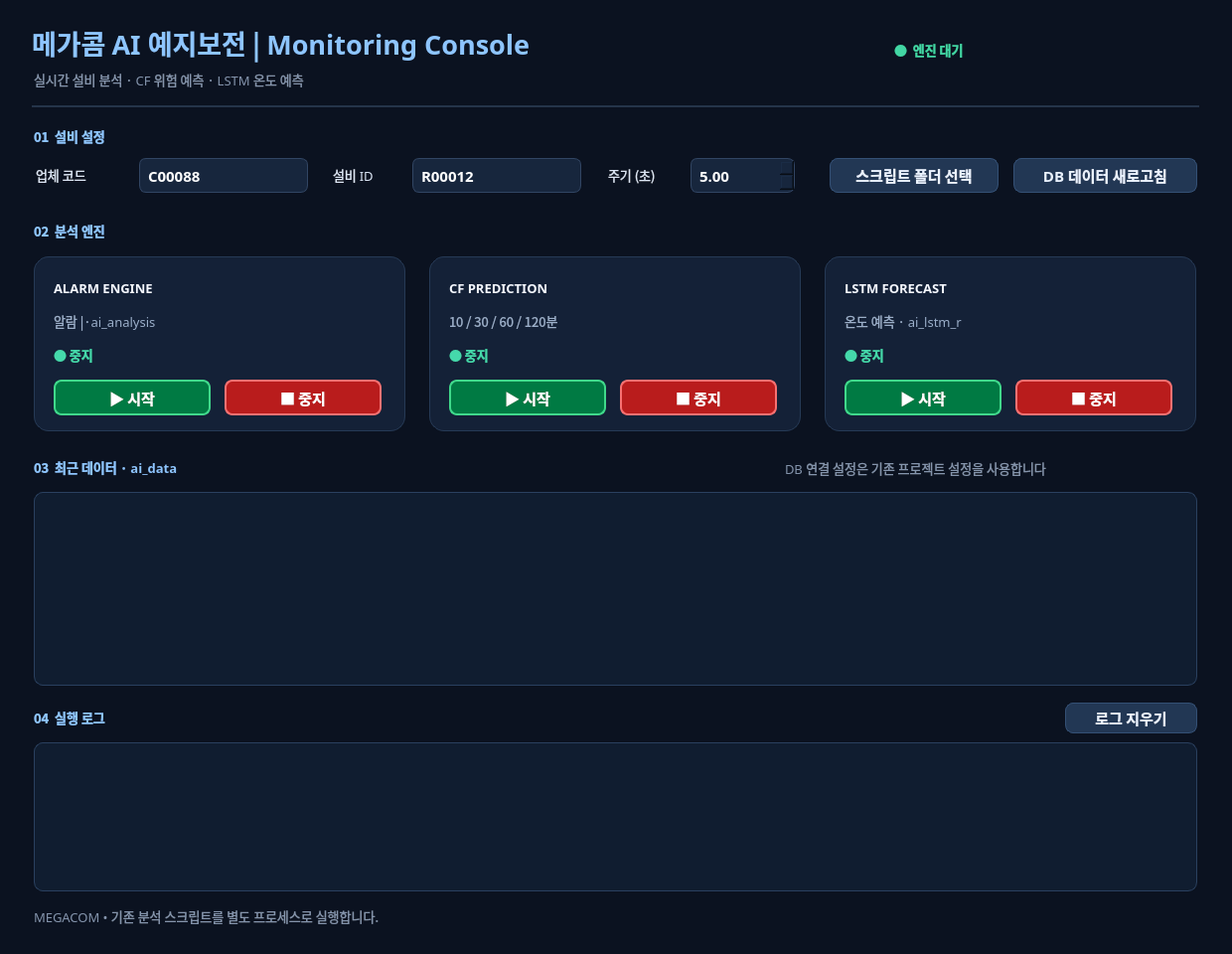
<?xml version='1.0' encoding='utf-8'?>
<ui version="4.0">
 <class>MainWindow</class>
 <widget class="QMainWindow" name="MainWindow">
  <property name="font">
   <font>
    <family>Pretendard</family>
    <pointsize>10</pointsize>
    <weight>50</weight>
    <bold>false</bold>
   </font>
  </property>
  <property name="geometry">
   <rect>
    <x>0</x>
    <y>0</y>
    <width>1240</width>
    <height>960</height>
   </rect>
  </property>
  <property name="windowTitle">
   <string>MEGACOM AI Monitoring Console</string>
  </property>
  <widget class="QWidget" name="centralwidget">
   <property name="font">
    <font>
     <family>Pretendard</family>
     <pointsize>10</pointsize>
     <weight>50</weight>
     <bold>false</bold>
    </font>
   </property>
   <widget class="QLabel" name="title">
    <property name="geometry">
     <rect>
      <x>32</x>
      <y>20</y>
      <width>850</width>
      <height>45</height>
     </rect>
    </property>
    <property name="font">
     <font>
      <family>Pretendard</family>
      <pointsize>20</pointsize>
      <weight>75</weight>
      <bold>true</bold>
     </font>
    </property>
    <property name="text">
     <string>메가콤 AI 예지보전 | Monitoring Console</string>
    </property>
   </widget>
   <widget class="QLabel" name="subtitle">
    <property name="geometry">
     <rect>
      <x>34</x>
      <y>66</y>
      <width>700</width>
      <height>28</height>
     </rect>
    </property>
    <property name="font">
     <font>
      <family>Pretendard</family>
      <pointsize>10</pointsize>
      <weight>50</weight>
      <bold>false</bold>
     </font>
    </property>
    <property name="text">
     <string>실시간 설비 분석 · CF 위험 예측 · LSTM 온도 예측</string>
    </property>
   </widget>
   <widget class="QLabel" name="connectionLabel">
    <property name="geometry">
     <rect>
      <x>900</x>
      <y>32</y>
      <width>300</width>
      <height>35</height>
     </rect>
    </property>
    <property name="font">
     <font>
      <family>Pretendard</family>
      <pointsize>10</pointsize>
      <weight>50</weight>
      <bold>false</bold>
     </font>
    </property>
    <property name="text">
     <string>●  엔진 대기</string>
    </property>
   </widget>
   <widget class="QFrame" name="line">
    <property name="font">
     <font>
      <family>Pretendard</family>
      <pointsize>10</pointsize>
      <weight>50</weight>
      <bold>false</bold>
     </font>
    </property>
    <property name="geometry">
     <rect>
      <x>32</x>
      <y>106</y>
      <width>1175</width>
      <height>2</height>
     </rect>
    </property>
   </widget>
   <widget class="QLabel" name="deviceTitle">
    <property name="geometry">
     <rect>
      <x>34</x>
      <y>122</y>
      <width>300</width>
      <height>30</height>
     </rect>
    </property>
    <property name="font">
     <font>
      <family>Pretendard</family>
      <pointsize>10</pointsize>
      <weight>75</weight>
      <bold>true</bold>
     </font>
    </property>
    <property name="text">
     <string>01  설비 설정</string>
    </property>
   </widget>
   <widget class="QLabel" name="companyLabel">
    <property name="geometry">
     <rect>
      <x>36</x>
      <y>162</y>
      <width>110</width>
      <height>28</height>
     </rect>
    </property>
    <property name="font">
     <font>
      <family>Pretendard</family>
      <pointsize>10</pointsize>
      <weight>50</weight>
      <bold>false</bold>
     </font>
    </property>
    <property name="text">
     <string>업체 코드</string>
    </property>
   </widget>
   <widget class="QLineEdit" name="companyEdit">
    <property name="geometry">
     <rect>
      <x>140</x>
      <y>159</y>
      <width>170</width>
      <height>35</height>
     </rect>
    </property>
    <property name="font">
     <font>
      <family>Pretendard</family>
      <pointsize>10</pointsize>
      <weight>50</weight>
      <bold>false</bold>
     </font>
    </property>
    <property name="text">
     <string>C00088</string>
    </property>
   </widget>
   <widget class="QLabel" name="deviceLabel">
    <property name="geometry">
     <rect>
      <x>335</x>
      <y>162</y>
      <width>110</width>
      <height>28</height>
     </rect>
    </property>
    <property name="font">
     <font>
      <family>Pretendard</family>
      <pointsize>10</pointsize>
      <weight>50</weight>
      <bold>false</bold>
     </font>
    </property>
    <property name="text">
     <string>설비 ID</string>
    </property>
   </widget>
   <widget class="QLineEdit" name="deviceEdit">
    <property name="geometry">
     <rect>
      <x>415</x>
      <y>159</y>
      <width>170</width>
      <height>35</height>
     </rect>
    </property>
    <property name="font">
     <font>
      <family>Pretendard</family>
      <pointsize>11</pointsize>
      <weight>75</weight>
      <bold>true</bold>
     </font>
    </property>
    <property name="text">
     <string>R00012</string>
    </property>
   </widget>
   <widget class="QLabel" name="intervalLabel">
    <property name="geometry">
     <rect>
      <x>612</x>
      <y>162</y>
      <width>90</width>
      <height>28</height>
     </rect>
    </property>
    <property name="font">
     <font>
      <family>Pretendard</family>
      <pointsize>10</pointsize>
      <weight>50</weight>
      <bold>false</bold>
     </font>
    </property>
    <property name="text">
     <string>주기 (초)</string>
    </property>
   </widget>
   <widget class="QDoubleSpinBox" name="intervalSpin">
    <property name="geometry">
     <rect>
      <x>695</x>
      <y>159</y>
      <width>105</width>
      <height>35</height>
     </rect>
    </property>
    <property name="font">
     <font>
      <family>Pretendard</family>
      <pointsize>10</pointsize>
      <weight>50</weight>
      <bold>false</bold>
     </font>
    </property>
    <property name="minimum">
     <double>0.500000000000000</double>
    </property>
    <property name="maximum">
     <double>3600.000000000000000</double>
    </property>
    <property name="value">
     <double>5.000000000000000</double>
    </property>
   </widget>
   <widget class="QPushButton" name="folderButton">
    <property name="geometry">
     <rect>
      <x>835</x>
      <y>159</y>
      <width>170</width>
      <height>35</height>
     </rect>
    </property>
    <property name="font">
     <font>
      <family>Pretendard</family>
      <pointsize>11</pointsize>
      <weight>75</weight>
      <bold>true</bold>
     </font>
    </property>
    <property name="text">
     <string>스크립트 폴더 선택</string>
    </property>
   </widget>
   <widget class="QPushButton" name="refreshButton">
    <property name="geometry">
     <rect>
      <x>1020</x>
      <y>159</y>
      <width>185</width>
      <height>35</height>
     </rect>
    </property>
    <property name="font">
     <font>
      <family>Pretendard</family>
      <pointsize>11</pointsize>
      <weight>75</weight>
      <bold>true</bold>
     </font>
    </property>
    <property name="text">
     <string>DB 데이터 새로고침</string>
    </property>
   </widget>
   <widget class="QLabel" name="cardsTitle">
    <property name="geometry">
     <rect>
      <x>34</x>
      <y>217</y>
      <width>500</width>
      <height>30</height>
     </rect>
    </property>
    <property name="font">
     <font>
      <family>Pretendard</family>
      <pointsize>10</pointsize>
      <weight>75</weight>
      <bold>true</bold>
     </font>
    </property>
    <property name="text">
     <string>02  분석 엔진</string>
    </property>
   </widget>
   <widget class="QFrame" name="ruleCard">
    <property name="font">
     <font>
      <family>Pretendard</family>
      <pointsize>10</pointsize>
      <weight>50</weight>
      <bold>false</bold>
     </font>
    </property>
    <property name="geometry">
     <rect>
      <x>34</x>
      <y>258</y>
      <width>374</width>
      <height>176</height>
     </rect>
    </property>
   </widget>
   <widget class="QLabel" name="ruleName">
    <property name="geometry">
     <rect>
      <x>54</x>
      <y>275</y>
      <width>330</width>
      <height>30</height>
     </rect>
    </property>
    <property name="font">
     <font>
      <family>Pretendard</family>
      <pointsize>10</pointsize>
      <weight>75</weight>
      <bold>true</bold>
     </font>
    </property>
    <property name="text">
     <string>ALARM ENGINE</string>
    </property>
   </widget>
   <widget class="QLabel" name="ruleDesc">
    <property name="geometry">
     <rect>
      <x>54</x>
      <y>309</y>
      <width>330</width>
      <height>27</height>
     </rect>
    </property>
    <property name="font">
     <font>
      <family>Pretendard</family>
      <pointsize>10</pointsize>
      <weight>50</weight>
      <bold>false</bold>
     </font>
    </property>
    <property name="text">
     <string>알람 |·ai_analysis</string>
    </property>
   </widget>
   <widget class="QLabel" name="ruleStatus">
    <property name="geometry">
     <rect>
      <x>54</x>
      <y>343</y>
      <width>145</width>
      <height>28</height>
     </rect>
    </property>
    <property name="font">
     <font>
      <family>Pretendard</family>
      <pointsize>10</pointsize>
      <weight>50</weight>
      <bold>false</bold>
     </font>
    </property>
    <property name="text">
     <string>● 중지</string>
    </property>
   </widget>
   <widget class="QPushButton" name="ruleStart">
    <property name="geometry">
     <rect>
      <x>54</x>
      <y>382</y>
      <width>158</width>
      <height>36</height>
     </rect>
    </property>
    <property name="font">
     <font>
      <family>Pretendard</family>
      <pointsize>11</pointsize>
      <weight>75</weight>
      <bold>true</bold>
     </font>
    </property>
    <property name="text">
     <string>▶ 시작</string>
    </property>
   </widget>
   <widget class="QPushButton" name="ruleStop">
    <property name="geometry">
     <rect>
      <x>226</x>
      <y>382</y>
      <width>158</width>
      <height>36</height>
     </rect>
    </property>
    <property name="font">
     <font>
      <family>Pretendard</family>
      <pointsize>11</pointsize>
      <weight>75</weight>
      <bold>true</bold>
     </font>
    </property>
    <property name="text">
     <string>■ 중지</string>
    </property>
   </widget>
   <widget class="QFrame" name="cfCard">
    <property name="font">
     <font>
      <family>Pretendard</family>
      <pointsize>10</pointsize>
      <weight>50</weight>
      <bold>false</bold>
     </font>
    </property>
    <property name="geometry">
     <rect>
      <x>432</x>
      <y>258</y>
      <width>374</width>
      <height>176</height>
     </rect>
    </property>
   </widget>
   <widget class="QLabel" name="cfName">
    <property name="geometry">
     <rect>
      <x>452</x>
      <y>275</y>
      <width>330</width>
      <height>30</height>
     </rect>
    </property>
    <property name="font">
     <font>
      <family>Pretendard</family>
      <pointsize>10</pointsize>
      <weight>75</weight>
      <bold>true</bold>
     </font>
    </property>
    <property name="text">
     <string>CF PREDICTION</string>
    </property>
   </widget>
   <widget class="QLabel" name="cfDesc">
    <property name="geometry">
     <rect>
      <x>452</x>
      <y>309</y>
      <width>330</width>
      <height>27</height>
     </rect>
    </property>
    <property name="font">
     <font>
      <family>Pretendard</family>
      <pointsize>10</pointsize>
      <weight>50</weight>
      <bold>false</bold>
     </font>
    </property>
    <property name="text">
     <string>10 / 30 / 60 / 120분</string>
    </property>
   </widget>
   <widget class="QLabel" name="cfStatus">
    <property name="geometry">
     <rect>
      <x>452</x>
      <y>343</y>
      <width>145</width>
      <height>28</height>
     </rect>
    </property>
    <property name="font">
     <font>
      <family>Pretendard</family>
      <pointsize>10</pointsize>
      <weight>50</weight>
      <bold>false</bold>
     </font>
    </property>
    <property name="text">
     <string>● 중지</string>
    </property>
   </widget>
   <widget class="QPushButton" name="cfStart">
    <property name="geometry">
     <rect>
      <x>452</x>
      <y>382</y>
      <width>158</width>
      <height>36</height>
     </rect>
    </property>
    <property name="font">
     <font>
      <family>Pretendard</family>
      <pointsize>11</pointsize>
      <weight>75</weight>
      <bold>true</bold>
     </font>
    </property>
    <property name="text">
     <string>▶ 시작</string>
    </property>
   </widget>
   <widget class="QPushButton" name="cfStop">
    <property name="geometry">
     <rect>
      <x>624</x>
      <y>382</y>
      <width>158</width>
      <height>36</height>
     </rect>
    </property>
    <property name="font">
     <font>
      <family>Pretendard</family>
      <pointsize>11</pointsize>
      <weight>75</weight>
      <bold>true</bold>
     </font>
    </property>
    <property name="text">
     <string>■ 중지</string>
    </property>
   </widget>
   <widget class="QFrame" name="lstmCard">
    <property name="font">
     <font>
      <family>Pretendard</family>
      <pointsize>10</pointsize>
      <weight>50</weight>
      <bold>false</bold>
     </font>
    </property>
    <property name="geometry">
     <rect>
      <x>830</x>
      <y>258</y>
      <width>374</width>
      <height>176</height>
     </rect>
    </property>
   </widget>
   <widget class="QLabel" name="lstmName">
    <property name="geometry">
     <rect>
      <x>850</x>
      <y>275</y>
      <width>330</width>
      <height>30</height>
     </rect>
    </property>
    <property name="font">
     <font>
      <family>Pretendard</family>
      <pointsize>10</pointsize>
      <weight>75</weight>
      <bold>true</bold>
     </font>
    </property>
    <property name="text">
     <string>LSTM FORECAST</string>
    </property>
   </widget>
   <widget class="QLabel" name="lstmDesc">
    <property name="geometry">
     <rect>
      <x>850</x>
      <y>309</y>
      <width>330</width>
      <height>27</height>
     </rect>
    </property>
    <property name="font">
     <font>
      <family>Pretendard</family>
      <pointsize>10</pointsize>
      <weight>50</weight>
      <bold>false</bold>
     </font>
    </property>
    <property name="text">
     <string>온도 예측 · ai_lstm_r</string>
    </property>
   </widget>
   <widget class="QLabel" name="lstmStatus">
    <property name="geometry">
     <rect>
      <x>850</x>
      <y>343</y>
      <width>145</width>
      <height>28</height>
     </rect>
    </property>
    <property name="font">
     <font>
      <family>Pretendard</family>
      <pointsize>10</pointsize>
      <weight>50</weight>
      <bold>false</bold>
     </font>
    </property>
    <property name="text">
     <string>● 중지</string>
    </property>
   </widget>
   <widget class="QPushButton" name="lstmStart">
    <property name="geometry">
     <rect>
      <x>850</x>
      <y>382</y>
      <width>158</width>
      <height>36</height>
     </rect>
    </property>
    <property name="font">
     <font>
      <family>Pretendard</family>
      <pointsize>11</pointsize>
      <weight>75</weight>
      <bold>true</bold>
     </font>
    </property>
    <property name="text">
     <string>▶ 시작</string>
    </property>
   </widget>
   <widget class="QPushButton" name="lstmStop">
    <property name="geometry">
     <rect>
      <x>1022</x>
      <y>382</y>
      <width>158</width>
      <height>36</height>
     </rect>
    </property>
    <property name="font">
     <font>
      <family>Pretendard</family>
      <pointsize>11</pointsize>
      <weight>75</weight>
      <bold>true</bold>
     </font>
    </property>
    <property name="text">
     <string>■ 중지</string>
    </property>
   </widget>
   <widget class="QLabel" name="dataTitle">
    <property name="geometry">
     <rect>
      <x>34</x>
      <y>455</y>
      <width>500</width>
      <height>30</height>
     </rect>
    </property>
    <property name="font">
     <font>
      <family>Pretendard</family>
      <pointsize>10</pointsize>
      <weight>75</weight>
      <bold>true</bold>
     </font>
    </property>
    <property name="text">
     <string>03  최근 데이터 · ai_data</string>
    </property>
   </widget>
   <widget class="QLabel" name="dataHint">
    <property name="geometry">
     <rect>
      <x>790</x>
      <y>458</y>
      <width>415</width>
      <height>26</height>
     </rect>
    </property>
    <property name="font">
     <font>
      <family>Pretendard</family>
      <pointsize>10</pointsize>
      <weight>50</weight>
      <bold>false</bold>
     </font>
    </property>
    <property name="text">
     <string>DB 연결 설정은 기존 프로젝트 설정을 사용합니다</string>
    </property>
   </widget>
   <widget class="QTableWidget" name="dataTable">
    <property name="geometry">
     <rect>
      <x>34</x>
      <y>495</y>
      <width>1171</width>
      <height>195</height>
     </rect>
    </property>
    <property name="font">
     <font>
      <family>Pretendard</family>
      <pointsize>10</pointsize>
      <weight>50</weight>
      <bold>false</bold>
     </font>
    </property>
   </widget>
   <widget class="QLabel" name="logsTitle">
    <property name="geometry">
     <rect>
      <x>34</x>
      <y>708</y>
      <width>400</width>
      <height>28</height>
     </rect>
    </property>
    <property name="font">
     <font>
      <family>Pretendard</family>
      <pointsize>10</pointsize>
      <weight>75</weight>
      <bold>true</bold>
     </font>
    </property>
    <property name="text">
     <string>04  실행 로그</string>
    </property>
   </widget>
   <widget class="QPushButton" name="clearButton">
    <property name="geometry">
     <rect>
      <x>1072</x>
      <y>707</y>
      <width>133</width>
      <height>31</height>
     </rect>
    </property>
    <property name="font">
     <font>
      <family>Pretendard</family>
      <pointsize>11</pointsize>
      <weight>75</weight>
      <bold>true</bold>
     </font>
    </property>
    <property name="text">
     <string>로그 지우기</string>
    </property>
   </widget>
   <widget class="QPlainTextEdit" name="logEdit">
    <property name="geometry">
     <rect>
      <x>34</x>
      <y>747</y>
      <width>1171</width>
      <height>150</height>
     </rect>
    </property>
    <property name="font">
     <font>
      <family>Pretendard</family>
      <pointsize>10</pointsize>
      <weight>50</weight>
      <bold>false</bold>
     </font>
    </property>
    <property name="readOnly">
     <bool>true</bool>
    </property>
   </widget>
   <widget class="QLabel" name="footer">
    <property name="font">
     <font>
      <family>Pretendard</family>
      <pointsize>10</pointsize>
      <weight>50</weight>
      <bold>false</bold>
     </font>
    </property>
    <property name="geometry">
     <rect>
      <x>34</x>
      <y>910</y>
      <width>1100</width>
      <height>24</height>
     </rect>
    </property>
    <property name="text">
     <string>MEGACOM • 기존 분석 스크립트를 별도 프로세스로 실행합니다.</string>
    </property>
   </widget>
  </widget>
  <property name="styleSheet">
   <string>
QWidget{font-family:"Pretendard";font-size:10pt;color:#DCE6F5;font-weight:normal}
QLabel{color:#DCE6F5}
QPushButton,QComboBox,QLineEdit,QDoubleSpinBox{font-size:11pt;font-weight:bold}
QGroupBox{font-size:10pt;font-weight:bold}
QMainWindow,QWidget#centralwidget{background:#0B1220;color:#DCE6F5;font-family:"Pretendard";font-size:10pt}
QLabel#title{font-size:20pt;font-weight:bold;color:#8EC5FF}
QLabel#subtitle,QLabel#footer,QLabel#dataHint{color:#8494AC;font-size:10pt}
QLabel#connectionLabel{color:#42D6A4;font-size:10pt;font-weight:bold}
QFrame#line{background:#25344A;border:none}
QLabel#deviceTitle,QLabel#cardsTitle,QLabel#dataTitle,QLabel#logsTitle{font-size:10pt;font-weight:bold;color:#8EC5FF}
QFrame#ruleCard,QFrame#cfCard,QFrame#lstmCard{background:#142137;border:1px solid #263A56;border-radius:15px}
QLabel#ruleName,QLabel#cfName,QLabel#lstmName{font-size:10pt;font-weight:bold;color:#F5F8FF;background:transparent}
QLabel#ruleDesc,QLabel#cfDesc,QLabel#lstmDesc{color:#9AAEC9;background:transparent}
QLabel#ruleStatus,QLabel#cfStatus,QLabel#lstmStatus{color:#45D9AB;background:transparent;font-weight:bold}
QLineEdit,QDoubleSpinBox{background:#17263D;border:1px solid #314563;border-radius:7px;padding:6px;color:white}
QPushButton{background:#223754;color:#EAF2FF;border:1px solid #345075;border-radius:8px;font-weight:bold;padding:5px}
QPushButton:hover{background:#31547D}
QPushButton:disabled{color:#63738B;background:#172438;border-color:#23344B}
QPushButton#ruleStart,QPushButton#cfStart,QPushButton#lstmStart{background:#007A43;color:#FFFFFF;border:2px solid #40D98B}
QPushButton#ruleStart:hover,QPushButton#cfStart:hover,QPushButton#lstmStart:hover{background:#008A49}
QTableWidget,QPlainTextEdit{background:#101D30;color:#D9E7F6;border:1px solid #2A405F;border-radius:9px;gridline-color:#263B56;selection-background-color:#255C87;alternate-background-color:#16263D}
QHeaderView::section{background:#213652;color:#E6F0FF;padding:8px;border:none;border-right:1px solid #344A67;font-weight:bold}

QPushButton#ruleStop,QPushButton#cfStop,QPushButton#lstmStop{background:#B91C1C;color:#FFFFFF;border:2px solid #F87171}
QPushButton#ruleStop:hover,QPushButton#cfStop:hover,QPushButton#lstmStop:hover{background:#C62828}
QPushButton#ruleStart:disabled,QPushButton#cfStart:disabled,QPushButton#lstmStart:disabled,QPushButton#ruleStop:disabled,QPushButton#cfStop:disabled,QPushButton#lstmStop:disabled{background:#374151;color:#B9C3D0;border:1px solid #64748B}
QPushButton:pressed{background:#005C32}
QHeaderView::section{font-size:10pt;font-weight:bold}
QScrollBar:vertical{background:#101D30;width:12px;margin:0}
QScrollBar::handle:vertical{background:#405775;min-height:24px;border-radius:5px}
QScrollBar::add-line:vertical,QScrollBar::sub-line:vertical{height:0}
QScrollBar::add-page:vertical,QScrollBar::sub-page:vertical{background:none}
</string>
  </property>
 </widget>
 <resources />
 <connections />
</ui>
